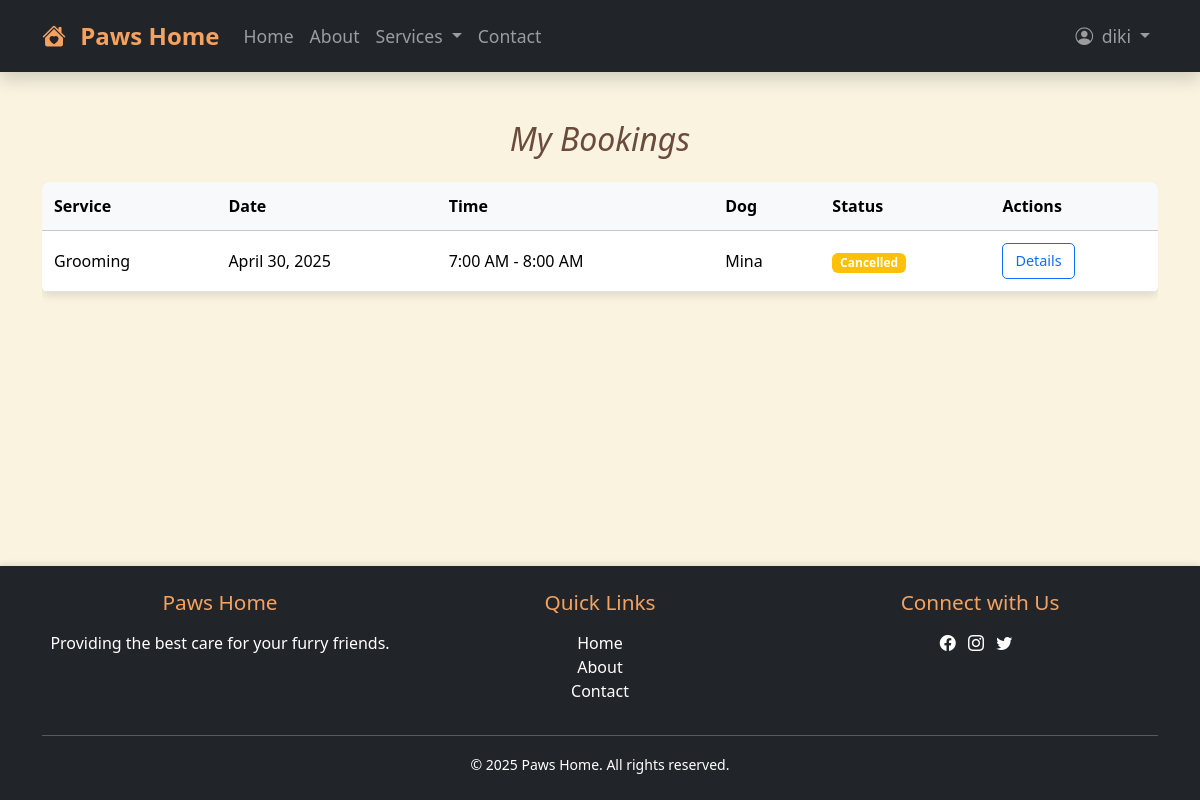
/mybookings/ (signed in), run on the app's committed database.
### home/models.py (models this page shows, shortened)
class Booking(models.Model):
    user = models.ForeignKey(User, on_delete=models.CASCADE)
    dog = models.ForeignKey(Dog, on_delete=models.CASCADE)
    service = models.CharField(max_length=20, choices=[
        ('boarding', 'Boarding'),
        ('daycare', 'Daycare'),
        ('grooming', 'Grooming')
    ], null=True, blank=True)
    status = models.CharField(max_length=20, choices=[
        ('confirmed', 'Confirmed'),
        ('cancelled', 'Cancelled'),
        ('completed', 'Completed')
    ], default='confirmed')
    date = models.DateField()
    time_slot = models.ForeignKey(TimeSlot, on_delete=models.CASCADE, null=True, default=1)
    special_requests = models.TextField(blank=True)
    created_at = models.DateTimeField(auto_now_add=True)
    class Meta:
        unique_together = ('date', 'time_slot', 'dog')

class TimeSlot(models.Model):
    start_time = models.TimeField()
    end_time = models.TimeField()
    service_type = models.CharField(
        max_length=20,
        choices=[
            ('boarding', 'Boarding'),
            ('daycare', 'Daycare'),
            ('grooming', 'Grooming')
        ]
    )

class Dog(models.Model):
    SIZE_CHOICES = [
        ('small', 'Small (under 20 lbs)'),
        ('medium', 'Medium (20-50 lbs)'),
        ('large', 'Large (50-90 lbs)'),
    ]
    BREED_CHOICES = [
        ('beagle', 'Beagle'),
        ('bhote', 'Bhote Kukur'),
        ('boxer', 'Boxer'),
        ('bulldog', 'Bulldog'),
        ('chihuahua', 'Chihuahua'),
        ('cocker', 'Cocker Spaniel'),
        ('dalmatian', 'Dalmatian'),
        ('damchi', 'Damchi'),
        ('german', 'German Shepherd'),
        ('golden', 'Golden Retriever'),
        ('husky', 'Siberian Husky'),
        ('japanese', 'Japanese Spitz'),
        ('lab', 'Labrador Retriever'),
        ('lhasa', 'Lhasa Apso'),
        ('maltese', 'Maltese'),
        ('pomeranian', 'Pomeranian'),
        ('poodle', 'Poodle'),
        ('pug', 'Pug'),
        ('rottweiler', 'Rottweiler'),
        ('shih', 'Shih Tzu'),
        ('spaniel', 'English Springer Spaniel'),
        ('tibetan', 'Tibetan Mastiff'),
        ('yorkie', 'Yorkshire Terrier'),
    ]
    owner = models.ForeignKey(User, on_delete=models.CASCADE, related_name='dogs')
    name = models.CharField(max_length=100)
    breed = models.CharField(max_length=100, choices=BREED_CHOICES, blank=True)
    age = models.PositiveIntegerField(null=True, blank=True)
    size = models.CharField(max_length=10, choices=SIZE_CHOICES, blank=True)
    special_notes = models.TextField(blank=True)

### home/decorators.py (the view)
    def wrapper(request, *args, **kwargs):
        if not request.user.is_authenticated:
            messages.info(request, "You must be logged in to access this page.")
            return redirect('signin')  # Name of your login URL
        return view_func(request, *args, **kwargs)

### home/views.py (called while the page is built)
@custom_login_required
def mybookings(request):
    bookings = Booking.objects.filter(user=request.user).order_by('-date')
    return render(request, 'bookinglist.html', {'bookings': bookings})

### templates/bookinglist.html (shortened to what this page needs)
{% extends "base.html" %}
{% load static %}
{% block extra_css %}
<link rel="stylesheet" type="text/css" href="{% static 'css/bookinglist.css' %}">
{% endblock %}
{% block body %}
<div class="page-content">
    <div class="container mt-4">
        <h2 class="text-center mb-4">My Bookings</h2>
        <div class="table-responsive">
            <table class="table table-hover rounded">
                <thead class="table-light">
                    <tr>
                        <th>Service</th>
                        <th>Date</th>
                        <th>Time</th>
                        <th>Dog</th>
                        <th>Status</th>
                        <th>Actions</th>
                    </tr>
                </thead>
                <tbody>
                    {% for booking in bookings %}
                    <tr>
                        <td>{{ booking.get_service_display }}</td>
                        <td>{{ booking.date }}</td>
                        <td>
                            {% if booking.time_slot %}
                                {{ booking.time_slot.start_time|time:"g:i A" }} - {{ booking.time_slot.end_time|time:"g:i A" }}
                            {% else %}
                                N/A
                            {% endif %}
                        </td>
                        <td>{{ booking.dog.name }}</td>
                        <td>
                            <span class="badge bg-{% if booking.status == 'confirmed' %}success{% else %}warning{% endif %}">
                                {{ booking.get_status_display }}
                            </span>
                        </td>
                        <td>
                            <a href="{% url 'booking_details' booking.id %}" class="btn btn-sm btn-outline-primary">Details</a>
                        </td>
                    </tr>
                    {% empty %}
                    <tr>
                        <td colspan="6" class="text-center text-muted">No bookings found</td>
                    </tr>
                    {% endfor %}
                </tbody>
            </table>
        </div>
    </div>
</div>
{% endblock %}

### templates/base.html (shortened to what this page needs)
<!doctype html>
<html lang="en">
  <head>
    {% load static %}
    <link href="https://cdn.jsdelivr.net/npm/bootstrap@5.3.3/dist/css/bootstrap.min.css" rel="stylesheet">
    <link rel="stylesheet" href="https://cdn.jsdelivr.net/npm/bootstrap-icons@1.11.1/font/bootstrap-icons.css">
    <link rel="stylesheet" type="text/css" href="{% static 'css/base.css' %}">
    {% block extra_css %}{% endblock %}
  </head>
  <body>
    <nav class="navbar navbar-expand-lg bg-dark navbar-dark sticky-top shadow">
      <div class="container">
        <a class="navbar-brand fw-bold" href="{% url 'home' %}">
          <i class="bi bi-house-heart-fill me-2"></i> Paws Home
        </a>
        <div class="collapse navbar-collapse" id="mainNav">
          <ul class="navbar-nav me-auto">
            <li class="nav-item">
              <a class="nav-link {% if request.path == '/' %}active{% endif %}" href="{% url 'home' %}">Home</a>
            </li>
            <li class="nav-item">
              <a class="nav-link {% if request.path == '/about/' %}active{% endif %}" href="{% url 'about' %}">About</a>
            </li>
            <li class="nav-item dropdown">
              <a class="nav-link dropdown-toggle {% if '/services/' in request.path %}active{% endif %}"
                 href="#" id="servicesDropdown" role="button" data-bs-toggle="dropdown">
                Services
              </a>
            </li>
            <li class="nav-item">
              <a class="nav-link {% if request.path == '/contact/' %}active{% endif %}" href="{% url 'contact' %}">Contact</a>
            </li>
          </ul>
          <ul class="navbar-nav">
            {% if user.is_authenticated %}
              <li class="nav-item dropdown">
                <a class="nav-link dropdown-toggle" href="#" id="userDropdown" role="button" data-bs-toggle="dropdown">
                  <i class="bi bi-person-circle me-1"></i> {{ user.username }}
                </a>
              </li>
            {% endif %}
          </ul>
        </div>
      </div>
    </nav>
    {% block body %}{% endblock body %}
    <footer class="bg-dark text-white py-4 mt-5">
      <div class="container text-center">
        <div class="row">
          <div class="col-md-4">
            <h5>Paws Home</h5>
            <p>Providing the best care for your furry friends.</p>
          </div>
          <div class="col-md-4">
            <h5>Quick Links</h5>
            <ul class="list-unstyled">
              <li><a href="{% url 'home' %}" class="text-white">Home</a></li>
              <li><a href="{% url 'about' %}" class="text-white">About</a></li>
              <li><a href="{% url 'contact' %}" class="text-white">Contact</a></li>
            </ul>
          </div>
          <div class="col-md-4">
            <h5>Connect with Us</h5>
            <a href="#" class="text-white me-2"><i class="bi bi-facebook"></i></a>
            <a href="#" class="text-white me-2"><i class="bi bi-instagram"></i></a>
            <a href="#" class="text-white me-2"><i class="bi bi-twitter"></i></a>
          </div>
        </div>
        <hr>
        <div class="text-center">
          <small>© 2025 Paws Home. All rights reserved.</small>
        </div>
      </div>
    </footer>
  </body>
</html>

### static/css/base.css (style rules this page uses)
body { font-family: 'Segoe UI', Tahoma, Geneva, Verdana, sans-serif; background-color: #faf3e0; color: #333; }
.navbar { padding: 0.8rem 1rem; box-shadow: 0 4px 6px rgba(0, 0, 0, 0.1); }
.navbar-brand { font-size: 1.5rem; font-weight: bold; color: #f4a261 !important; }
.navbar-nav .nav-link { font-size: 1.1rem; padding: 0.5rem 1rem; transition: color 0.3s ease-in-out; }
html, body { height: 100%; margin: 0; display: flex; flex-direction: column; }
body > .page-content { flex: 1; }
footer { background-color: #343a40; color: white; padding: 2rem 1rem; text-align: center; margin-top: auto; box-shadow: 0 -2px 6px rgba(0, 0, 0, 0.1); }
footer h5 { font-size: 1.3rem; margin-bottom: 1rem; color: #f4a261; }
footer a { color: white; text-decoration: none; transition: color 0.3s ease-in-out; }

### static/css/bookinglist.css (style rules this page uses)
.page-content { font-family: 'Segoe UI', Tahoma, Geneva, Verdana, sans-serif; color: #333; }
.page-content .container { margin-top: 40px; }
.page-content .table { border-radius: 8px; overflow: hidden; box-shadow: 0 4px 8px rgba(0,0,0,0.1); }
.page-content .table thead { background-color: #f4e1c1; color: #5a3e2b; }
.page-content .table th { padding: 12px; font-weight: bold; }
.page-content .table td { padding: 12px; vertical-align: middle; }
.page-content .btn-outline-primary, .page-content .btn-outline-danger { padding: 6px 12px; font-size: 0.9rem; border-radius: 5px; transition: background-color 0.3s ease-in-out, color 0.3s ease-in-out; }
.page-content .text-center { font-style: italic; color: #6b4c3b; }

### data on the page
Booking: service "Grooming", date "April 30, 2025", time_slot.start_time "7:00 AM", time_slot.end_time "8:00 AM", dog.name "Mina", status "Cancelled"

### other printed values
{{ user.username }} "diki"
